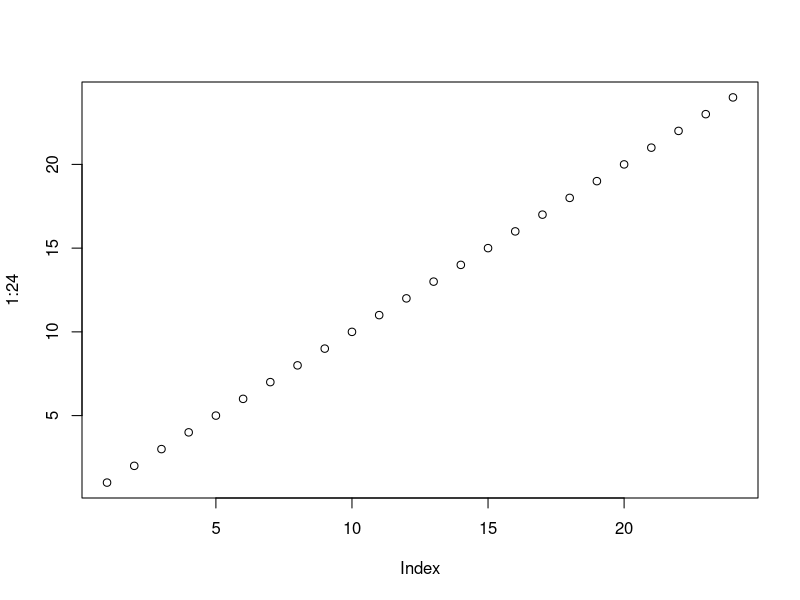
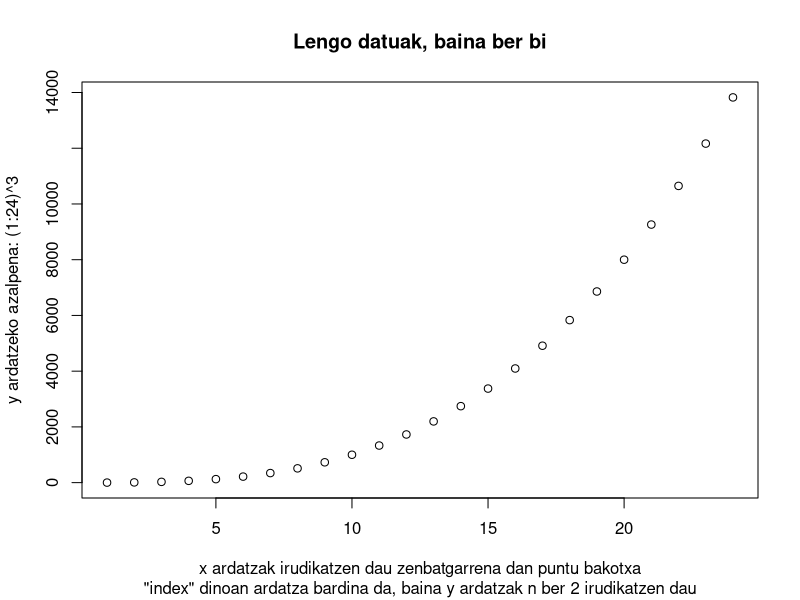
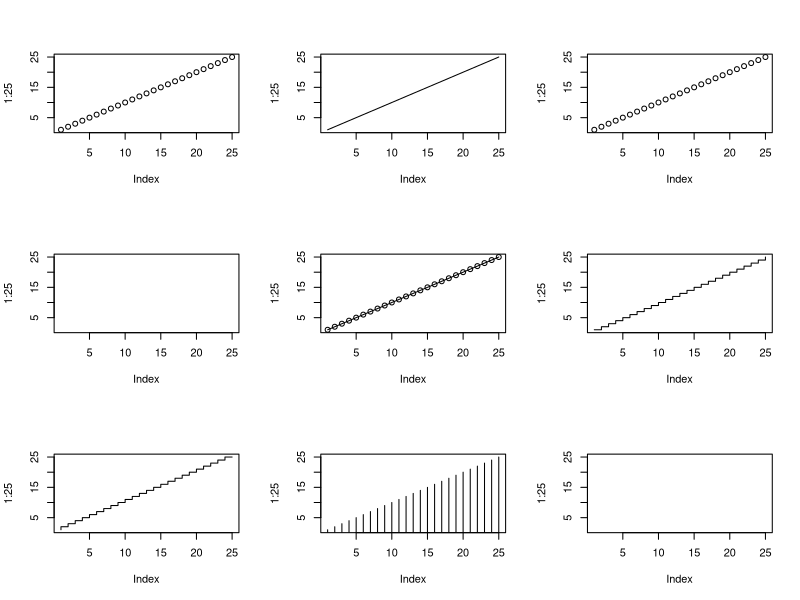
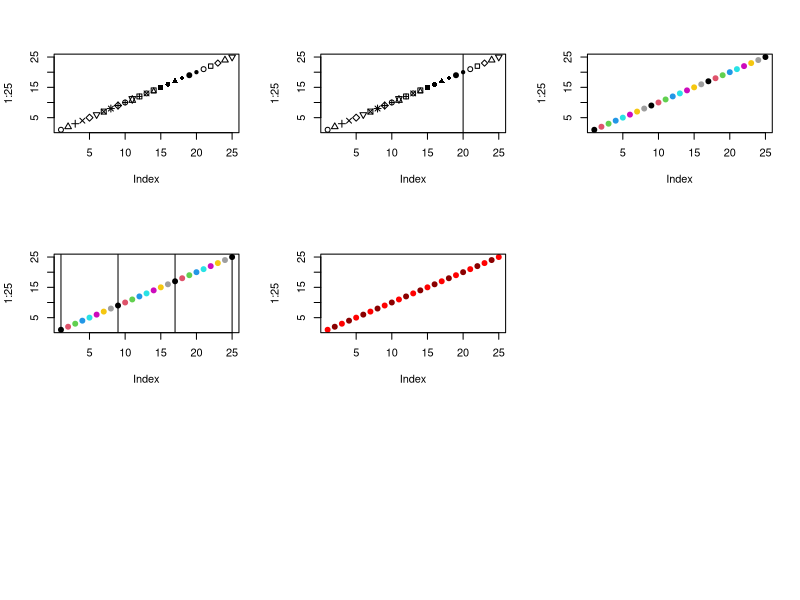
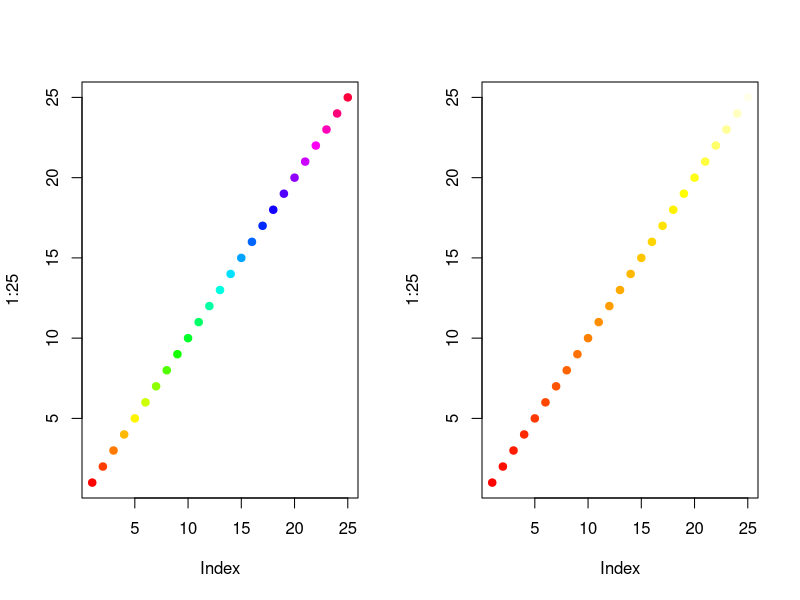
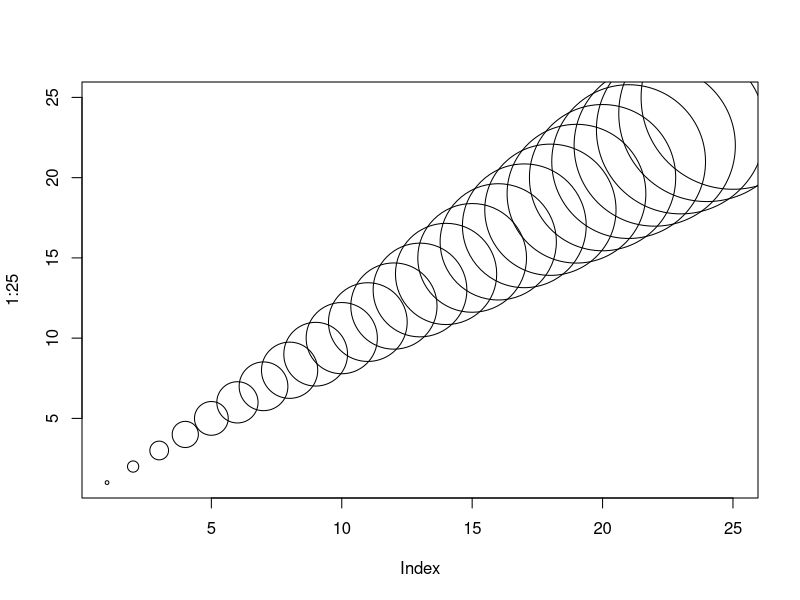
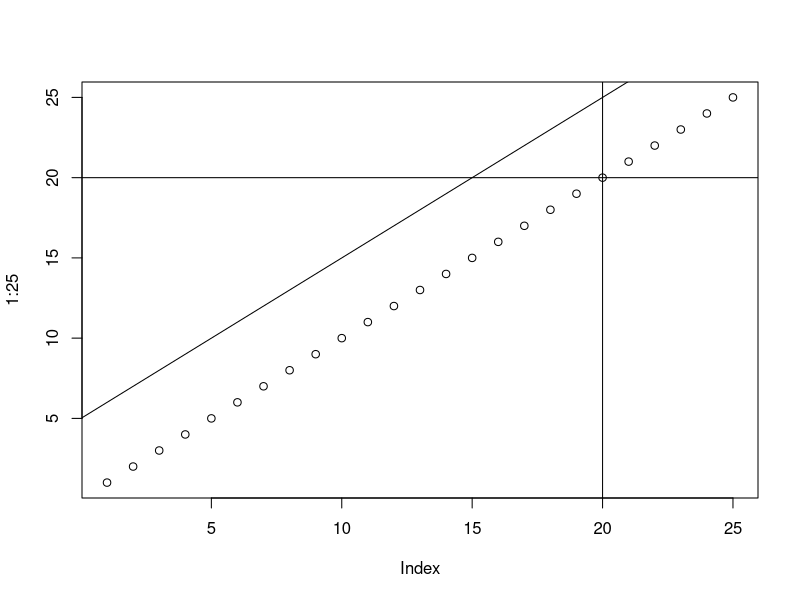
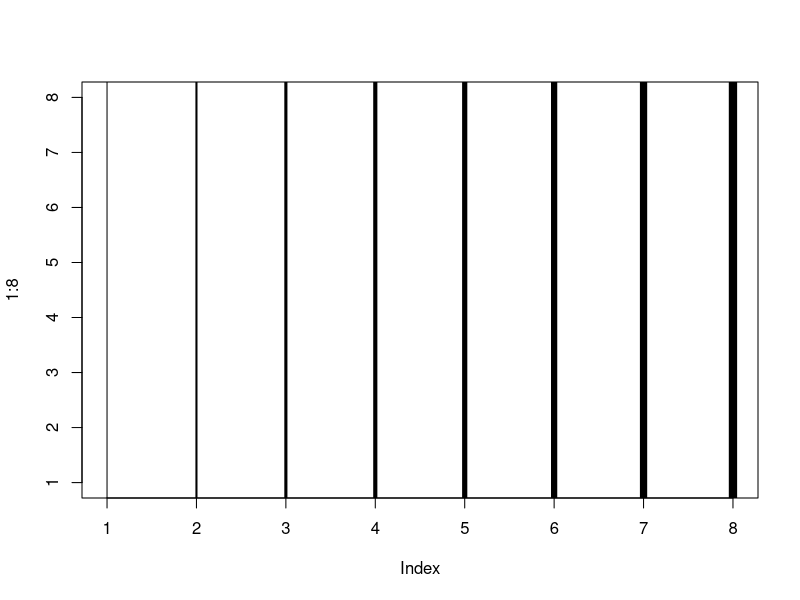

R code for these plots, in order:
## ---- chunk 1
## Honek balioak sortzen ditu
1:24

## Honek balio horien irudia sortzen dau
plot(1:24)
## ---- chunk 2
plot((1:24)^3,
     ylab = 'y ardatzeko azalpena: (1:24)^3',
     xlab = 'x ardatzak irudikatzen dau zenbatgarrena dan puntu bakotxa',
     main = 'Lengo datuak, baina ber bi',
     sub = '"index" dinoan ardatza bardina da, baina y ardatzak n ber 2 irudikatzen dau')
## ---- chunk 3
par(mfrow = c(3, 3))
plot(1:25, type = 'p')
plot(1:25, type = 'l')
plot(1:25, type = 'b')
plot(1:25, type = 'c')
plot(1:25, type = 'o')
plot(1:25, type = 's')
plot(1:25, type = 'S')
plot(1:25, type = 'h')
plot(1:25, type = 'n')
## ---- chunk 4
plot(1:25,
     pch = 1:25)
## ---- chunk 5
plot(1:25,
     pch = 1:25)
abline(v = 20)
## ---- chunk 6
plot(1:25,
     pch = 19,
     col = 1:25)
## ---- chunk 7
plot(1:25,
     pch = 19,
     col = 1:25)
abline(v = c(1, 1+8, 1+8*2, 1+8*3))
## ---- chunk 8
plot(1:25,
     pch = 19,
     col = c('red',
             'darkred'))
## ---- chunk 9
par(mfrow = c(1, 2))
plot(1:25,
     pch = 19,
     col = rainbow(25))
plot(1:25,
     pch = 19,
     col = heat.colors(25))
par(mfrow = c(1, 1))
## ---- chunk 10
plot(1:25,
     cex = 0.5:25)
## ---- chunk 11
plot(1:25)
abline(v = 20)
abline(h = 20)
abline(a = 5, b = 1)
## ---- chunk 12
## Marrak
plot(1:8, type = 'n')
abline(v = 1:8,
       lwd = 1:8)
## ---- chunk 13
## Marrak
plot(1:6, type = 'n')
abline(v = 1:6, lwd = 3,
       lty = 1:6)
## ---- chunk 14
plot(1:8)
lines(x = c(1, 2))
lines(x = c(1, 2), y = c(2, 3), col = 'red')
lines(x = c(2.1, 2.9), y = c(3, 4), col = 'darkblue')
lines(x = c(3.15, 3.8), y = c(4, 5), col = 'darkred')
lines(x = c(4.20, 4.75), y = c(5, 6), col = 'blue')
## ---- chunk 15
plot(1:8, pch = 3)
text(x = 1:8+0.4, letters[1:8])
## ---- chunk 16
pie(1:8, col = 1:8)
## ---- chunk 17
barplot(1:8)
## ---- chunk 18
hist((1:25)^2)
## ---- chunk 19
boxplot(1:8)
## ---- chunk 20
mosaicplot(1:8)
## ---- chunk 21
dotchart(1:8, labels = LETTERS[8:1])
## ---- chunk 22
plot(density(1:8))
## ---- chunk 23
plot(density(1:8, adjust = 2), 
     xlim = c(1,8),
     ylim = c(0, 0.12))
## ---- chunk 24


